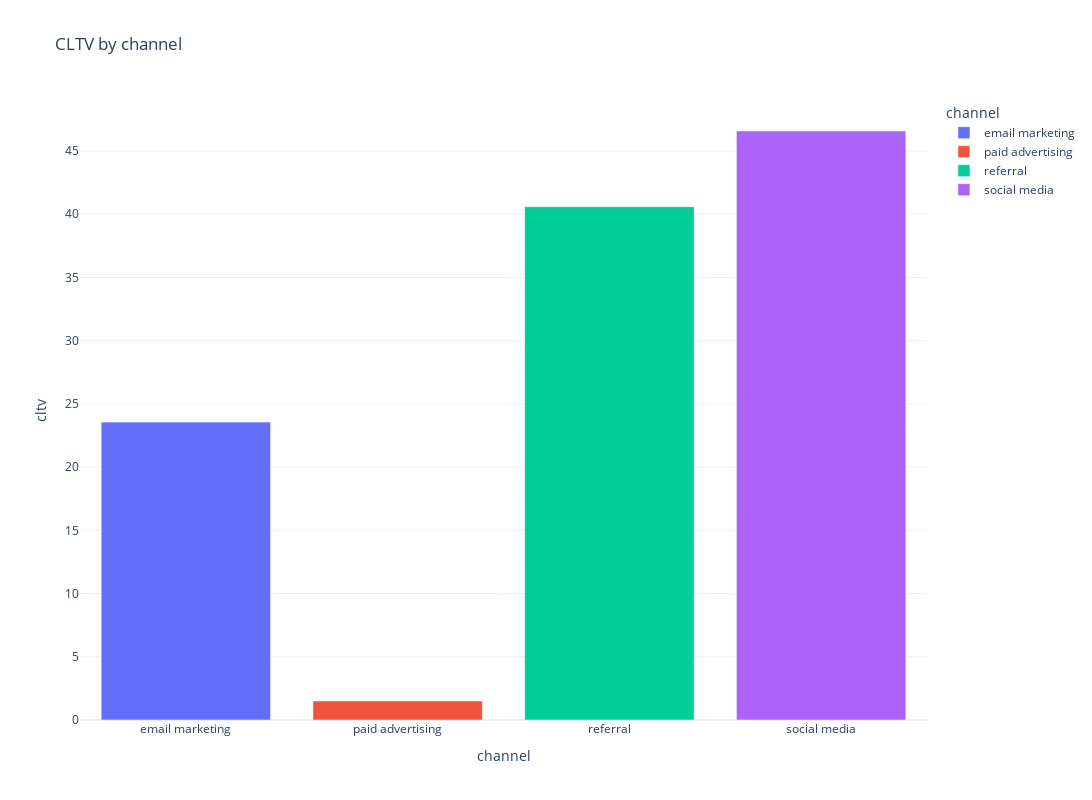

This figure's notebook cell:
### Markdown cell above
# Calculate the 'customer life time value'-CLTV

### Code cell
data['cltv'] = (data['revenue'] - data['cost']) * data['conversion_rate'] / data['cost']
cltv_by_channel = data.groupby('channel')['cltv'].mean().reset_index()

fig = px.bar(cltv_by_channel,
             x='channel',
             y='cltv',
             title='CLTV by channel', 
             color='channel')
fig.update_layout(
    autosize=False,
    width=1400,
    height=800,
)
fig.show()

### Figure 1 — Plotly figure (JSON) as saved in the notebook; plotly's stock layout.template omitted (floating-point values rounded to 4 significant figures)
{"data": [{"alignmentgroup": "True", "hovertemplate": "channel=%{x}<br>cltv=%{y}<extra></extra>", "legendgroup": "email marketing", "marker": {"color": "#636efa", "pattern": {"shape": ""}}, "name": "email marketing", "offsetgroup": "email marketing", "orientation": "v", "showlegend": true, "textposition": "auto", "type": "bar", "x": ["email marketing"], "xaxis": "x", "y": [23.56], "yaxis": "y"}, {"alignmentgroup": "True", "hovertemplate": "channel=%{x}<br>cltv=%{y}<extra></extra>", "legendgroup": "paid advertising", "marker": {"color": "#EF553B", "pattern": {"shape": ""}}, "name": "paid advertising", "offsetgroup": "paid advertising", "orientation": "v", "showlegend": true, "textposition": "auto", "type": "bar", "x": ["paid advertising"], "xaxis": "x", "y": [1.501], "yaxis": "y"}, {"alignmentgroup": "True", "hovertemplate": "channel=%{x}<br>cltv=%{y}<extra></extra>", "legendgroup": "referral", "marker": {"color": "#00cc96", "pattern": {"shape": ""}}, "name": "referral", "offsetgroup": "referral", "orientation": "v", "showlegend": true, "textposition": "auto", "type": "bar", "x": ["referral"], "xaxis": "x", "y": [40.6], "yaxis": "y"}, {"alignmentgroup": "True", "hovertemplate": "channel=%{x}<br>cltv=%{y}<extra></extra>", "legendgroup": "social media", "marker": {"color": "#ab63fa", "pattern": {"shape": ""}}, "name": "social media", "offsetgroup": "social media", "orientation": "v", "showlegend": true, "textposition": "auto", "type": "bar", "x": ["social media"], "xaxis": "x", "y": [46.58], "yaxis": "y"}], "layout": {"autosize": false, "barmode": "relative", "height": 800, "legend": {"title": {"text": "channel"}, "tracegroupgap": 0}, "title": {"text": "CLTV by channel"}, "width": 1400, "xaxis": {"anchor": "y", "categoryarray": ["email marketing", "paid advertising", "referral", "social media"], "categoryorder": "array", "domain": [0, 1], "title": {"text": "channel"}}, "yaxis": {"anchor": "x", "domain": [0, 1], "title": {"text": "cltv"}}}}
